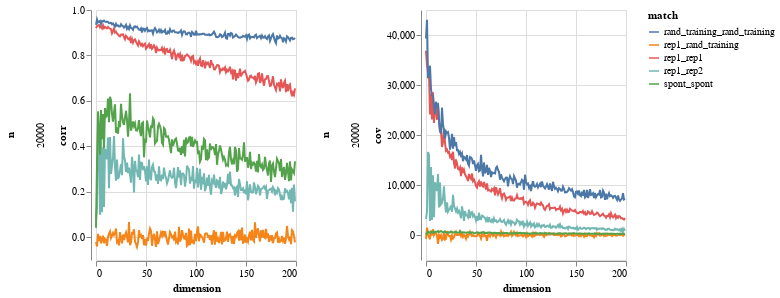

Notebook code cell kept with this figure:
### Code cell
def gen_chart(data: pd.DataFrame) -> alt.Chart:
    y = "cov" if "cov" in data.columns else "corr"
    selection = alt.selection_multi(fields=["match"], bind="legend")
    base = alt.Chart(data).encode(x="dimension", y=y, color="match",)

    return (
        base.mark_line()
        .encode(
            size=alt.condition(~selection, alt.value(1), alt.value(2)),
            opacity=alt.condition(~selection, alt.value(0.4), alt.value(1)),
            row="n:N",
        )
        .properties(width=200, height=250)
        .add_selection(selection)
    )


gen_chart(innerprod_between_tests[0]) | gen_chart(innerprod_between_tests[1])

### Figure 1 — Vega-Lite specification as saved in the notebook (floating-point values rounded to 4 significant figures; data arrays with more than 128 entries replaced by an {"elided": "..."} marker saying what was removed)
{"config": {"view": {"continuousWidth": 400, "continuousHeight": 300}}, "hconcat": [{"data": {"name": "data-76c19e82e30318a9dcdfefc6b1f9e463"}, "mark": "line", "encoding": {"color": {"type": "nominal", "field": "match"}, "opacity": {"condition": {"value": 0.4, "selection": {"not": "selector001"}}, "value": 1}, "row": {"type": "nominal", "field": "n"}, "size": {"condition": {"value": 1, "selection": {"not": "selector001"}}, "value": 2}, "x": {"type": "quantitative", "field": "dimension"}, "y": {"type": "quantitative", "field": "corr"}}, "height": 250, "selection": {"selector001": {"type": "multi", "fields": ["match"], "bind": "legend"}}, "width": 200}, {"data": {"name": "data-64463e8a5b21246ce107722974b773cb"}, "mark": "line", "encoding": {"color": {"type": "nominal", "field": "match"}, "opacity": {"condition": {"value": 0.4, "selection": {"not": "selector002"}}, "value": 1}, "row": {"type": "nominal", "field": "n"}, "size": {"condition": {"value": 1, "selection": {"not": "selector002"}}, "value": 2}, "x": {"type": "quantitative", "field": "dimension"}, "y": {"type": "quantitative", "field": "cov"}}, "height": 250, "selection": {"selector002": {"type": "multi", "fields": ["match"], "bind": "legend"}}, "width": 200}], "$schema": "https://vega.github.io/schema/vega-lite/v4.8.1.json", "datasets": {"data-76c19e82e30318a9dcdfefc6b1f9e463": {"elided": "1000 records"}, "data-64463e8a5b21246ce107722974b773cb": {"elided": "1000 records"}}}
